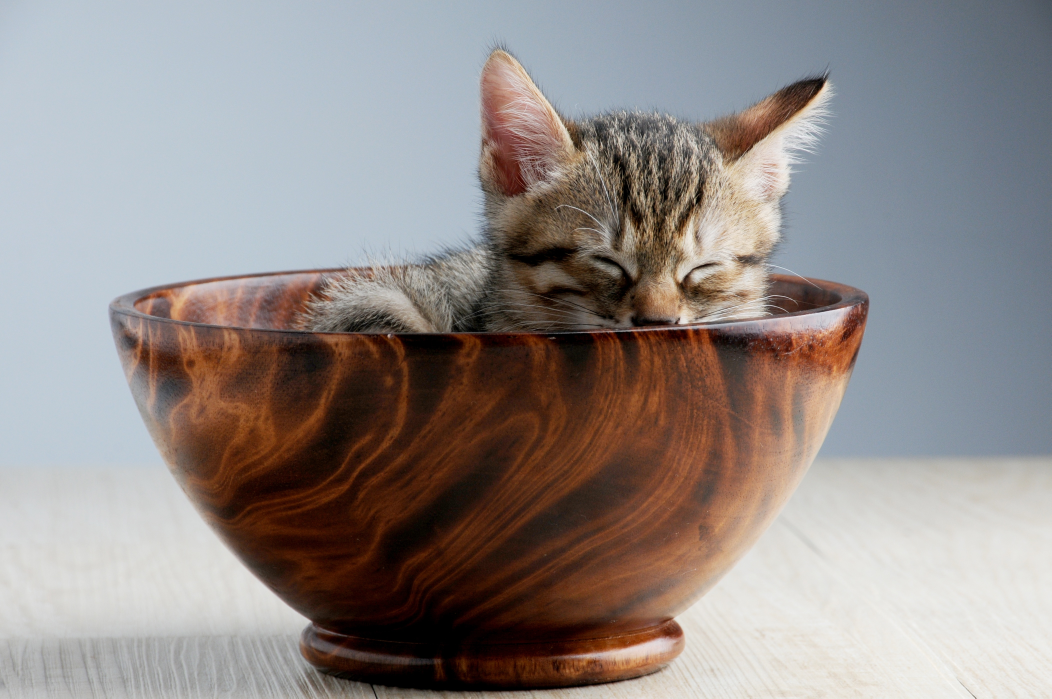
#> input picture Images/cat.jpeg, 4206 x 2794 px (shown at 1/4 size)
$ python 'Convert Colour.py'
#> lines starting #> are read from the running program, lines starting #| are printed output that depends on the picture
import numpy as np
import imutils
import cv2

# create 3 windows
cv2.namedWindow("Gray")
cv2.namedWindow("HSV")

# load and resize the image
image = cv2.imread("../Images/cat.jpeg", 1)
#> image is the input picture: shape (2794, 4206, 3); mean B, G, R 136.4, 138.5, 146
image = cv2.resize(image, (1000,650))
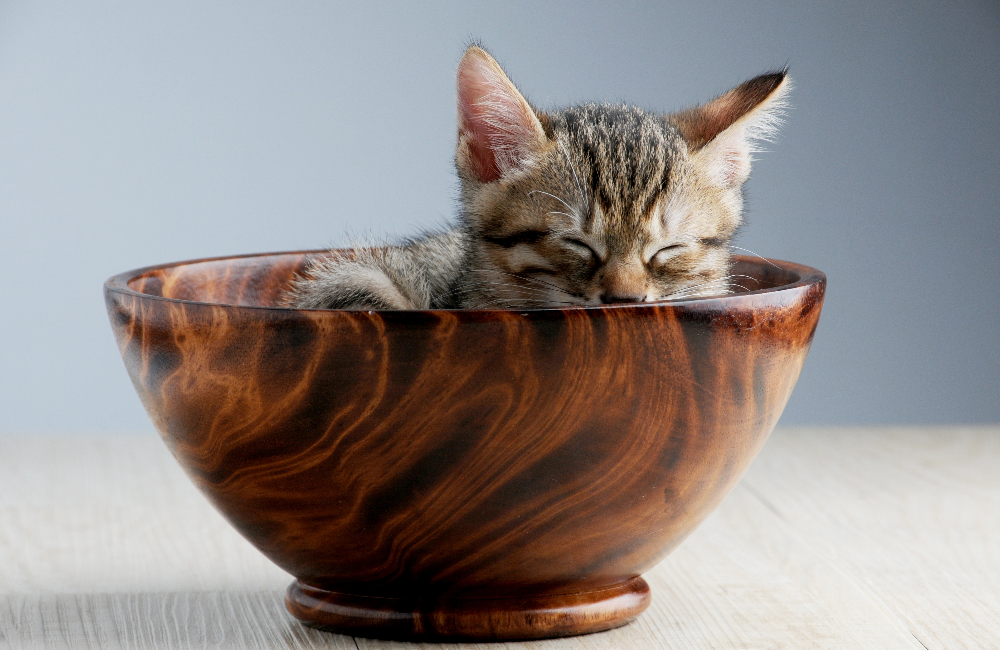
#> image: shape (650, 1000, 3); mean B, G, R 136.2, 138.4, 145.8

# convert image to grayscale
image_gray = cv2.cvtColor(image, cv2.COLOR_BGR2GRAY)
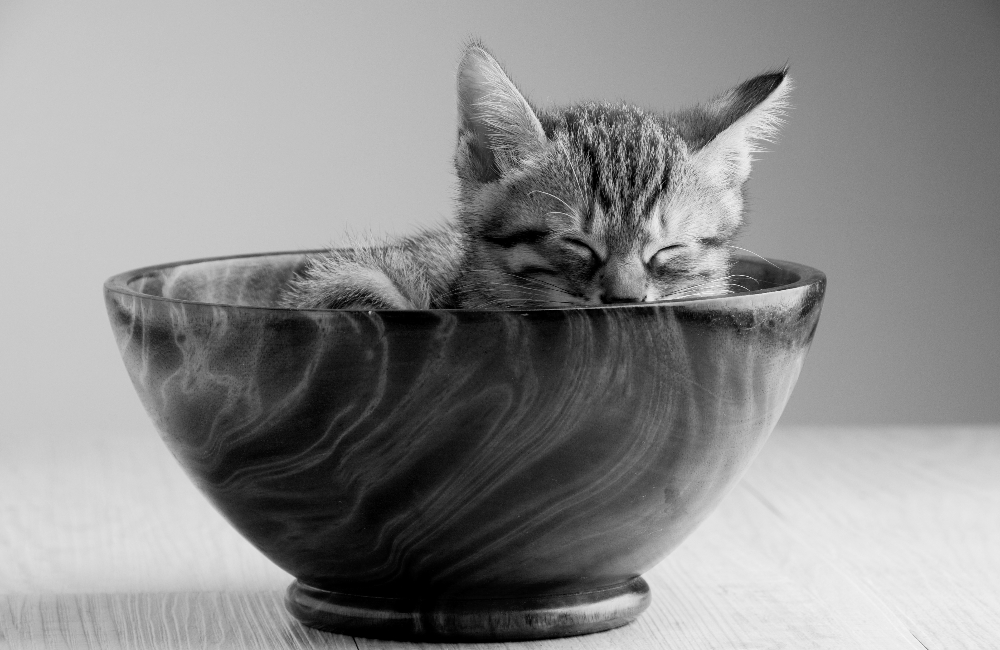
#> image_gray: shape (650, 1000); min 0, max 247, mean 140.4
image_hsv = cv2.cvtColor(image, cv2.COLOR_BGR2HSV)
#> image_hsv: shape (650, 1000, 3); mean H, S, V 55.3, 71.8, 155.7

# display both images
cv2.imshow("HSV", image_hsv)
cv2.imshow("Gray", image_gray)

# wait until key is pressed
cv2.waitKey(0)
cv2.destroyAllWindows()
